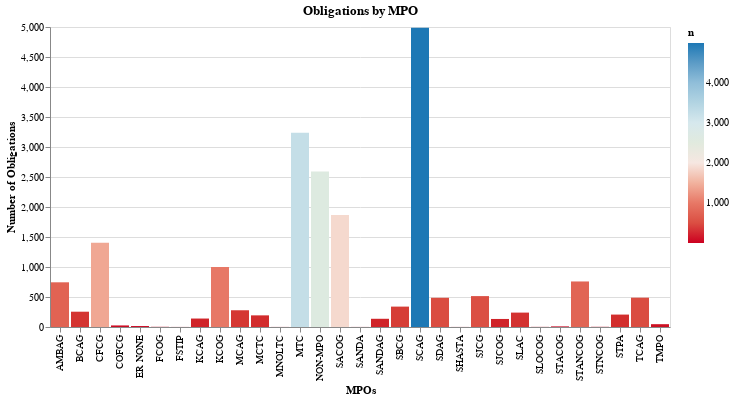

Notebook cell for this chart:
### Code cell
chart = (alt.Chart(mpo)
         .mark_bar()
         .encode(
             x=alt.X("mpo", title="MPOs"),
             y=alt.Y("n", title="Number of Obligations"),
             #column = "payment:N",
             color = alt.Color("n", 
                              scale=alt.Scale(
                                  range=altair_utils.FIVETHIRTYEIGHT_DIVERGING_COLORS
                              )
                              )
         )
        .properties( 
                       title="Obligations by MPO")

)


chart

### Figure 1 — Vega-Lite specification as saved in the notebook (floating-point values rounded to 4 significant figures)
{"usermeta": {"embedOptions": {"theme": "fivethirtyeight"}}, "config": {"view": {"continuousWidth": 400, "continuousHeight": 300}}, "data": {"name": "data-e63dcfb77e5a0829c871aa96cc5ddbf3"}, "mark": "bar", "encoding": {"color": {"field": "n", "scale": {"range": ["#cc0020", "#e77866", "#f6e7e1", "#d6e8ed", "#91bfd9", "#1d78b5"]}, "type": "quantitative"}, "x": {"field": "mpo", "title": "MPOs", "type": "nominal"}, "y": {"field": "n", "title": "Number of Obligations", "type": "quantitative"}}, "title": "Obligations by MPO", "$schema": "https://vega.github.io/schema/vega-lite/v4.17.0.json", "datasets": {"data-e63dcfb77e5a0829c871aa96cc5ddbf3": [{"mpo": "SCAG", "n": 4988}, {"mpo": "MTC", "n": 3236}, {"mpo": "NON-MPO", "n": 2592}, {"mpo": "SACOG", "n": 1865}, {"mpo": "CFCG", "n": 1404}, {"mpo": "KCOG", "n": 998}, {"mpo": "STANCOG", "n": 759}, {"mpo": "AMBAG", "n": 745}, {"mpo": "SJCG", "n": 515}, {"mpo": "TCAG", "n": 489}, {"mpo": "SDAG", "n": 487}, {"mpo": "SBCG", "n": 340}, {"mpo": "MCAG", "n": 279}, {"mpo": "BCAG", "n": 255}, {"mpo": "SLAC", "n": 240}, {"mpo": "STPA", "n": 207}, {"mpo": "MCTC", "n": 194}, {"mpo": "KCAG", "n": 141}, {"mpo": "SANDAG", "n": 137}, {"mpo": "SJCOG", "n": 134}, {"mpo": "TMPO", "n": 47}, {"mpo": "COFCG", "n": 26}, {"mpo": "ER NONE", "n": 16}, {"mpo": "STACOG", "n": 10}, {"mpo": "FCOG", "n": 3}, {"mpo": "STNCOG", "n": 3}, {"mpo": "SLOCOG", "n": 2}, {"mpo": "FSTIP", "n": 1}, {"mpo": "MNOLTC", "n": 1}, {"mpo": "SANDA", "n": 1}, {"mpo": "SHASTA", "n": 1}]}}
